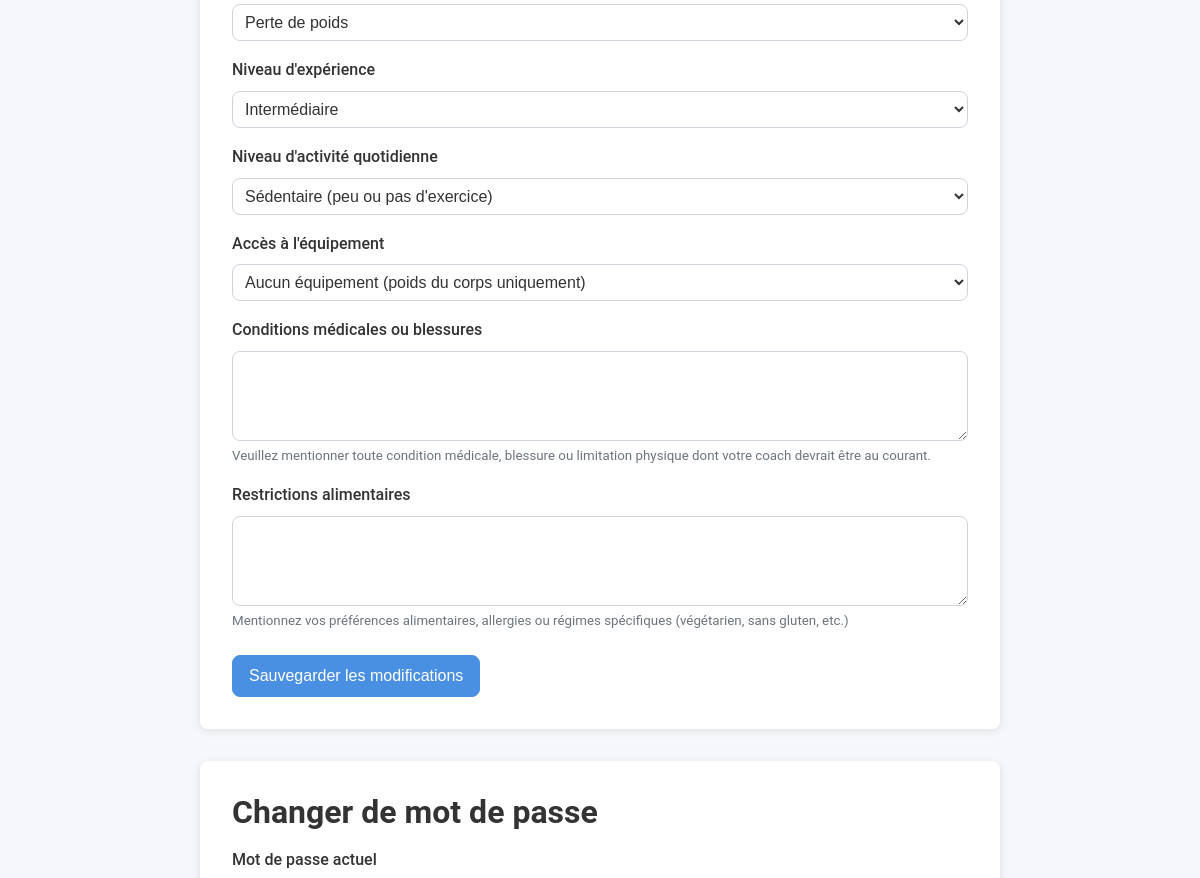
The app's page /profile (signed in, middle part), older data.
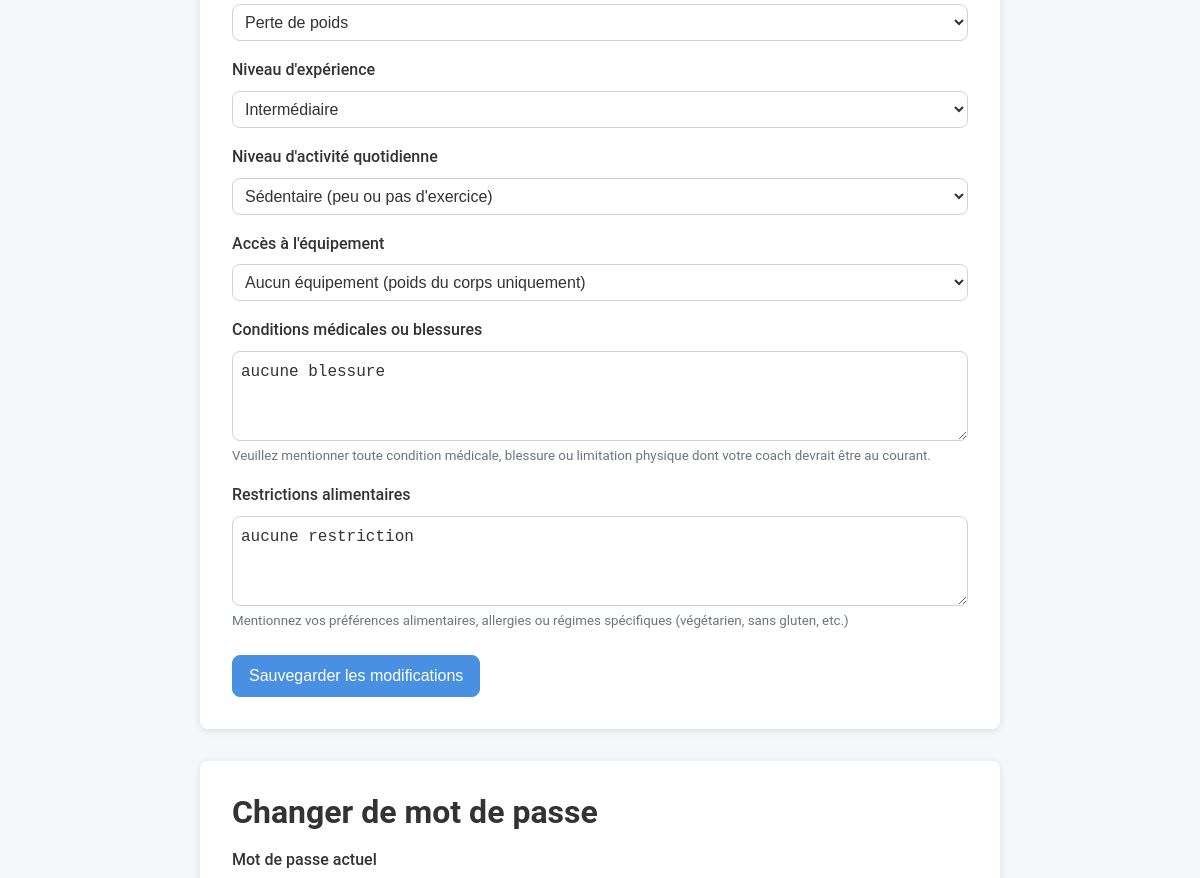
The same page, newer data.
### models/user.py (models this page shows, shortened)
class User(UserMixin, db.Model):
    id = db.Column(db.Integer, primary_key=True)
    username = db.Column(db.String(64), unique=True, nullable=False)
    email = db.Column(db.String(120), unique=True, nullable=False)
    password_hash = db.Column(db.String(128), nullable=False)
    age = db.Column(db.Integer)
    height = db.Column(db.Float)  # en cm
    weight = db.Column(db.Float)  # en kg
    gender = db.Column(db.String(20))
    fitness_level = db.Column(db.String(20))  # débutant, intermédiaire, avancé
    fitness_goal = db.Column(db.String(100))
    activity_level = db.Column(db.String(20))  # sédentaire, modéré, actif, très actif
    equipment_access = db.Column(db.String(100))
    medical_conditions = db.Column(db.Text)
    dietary_restrictions = db.Column(db.Text)
    conversations = db.relationship('Conversation', backref='user', lazy='dynamic')
    workout_plans = db.relationship('WorkoutPlan', backref='user', lazy='dynamic')
    nutrition_plans = db.relationship('NutritionPlan', backref='user', lazy='dynamic')
    created_at = db.Column(db.DateTime, default=datetime.utcnow)
    updated_at = db.Column(db.DateTime, default=datetime.utcnow, onupdate=datetime.utcnow)

### app.py (the view)
@app.route('/profile')
@login_required
def profile():
    return render_template('profile.html')

### app.py (called while the page is built)
@login_manager.user_loader
def load_user(user_id):
    return User.query.get(int(user_id))

@app.context_processor
def inject_now():
    return {'now': datetime.utcnow()}

### templates/profile.html (shortened to what this page needs)
{% extends 'base.html' %}
{% block content %}
<div class="profile-container">
    <div class="profile-section">
        <form method="POST" action="{{ url_for('update_profile') }}">
            <div class="form-group">
                <select id="fitness_goal" name="fitness_goal">
                    <option value="perte_de_poids" {% if current_user.fitness_goal == 'perte_de_poids' %}selected{% endif %}>Perte de poids</option>
                </select>
            </div>
            <div class="form-group">
                <label for="fitness_level">Niveau d'expérience</label>
                <select id="fitness_level" name="fitness_level">
                    <option value="intermediaire" {% if current_user.fitness_level == 'intermediaire' %}selected{% endif %}>Intermédiaire</option>
                </select>
            </div>
            <div class="form-group">
                <label for="activity_level">Niveau d'activité quotidienne</label>
                <select id="activity_level" name="activity_level">
                    <option value="sedentaire" {% if current_user.activity_level == 'sedentaire' %}selected{% endif %}>Sédentaire (peu ou pas d'exercice)</option>
                </select>
            </div>
            <div class="form-group">
                <label for="equipment_access">Accès à l'équipement</label>
                <select id="equipment_access" name="equipment_access">
                    <option value="aucun" {% if current_user.equipment_access == 'aucun' %}selected{% endif %}>Aucun équipement (poids du corps uniquement)</option>
                </select>
            </div>
            <div class="form-group">
                <label for="medical_conditions">Conditions médicales ou blessures</label>
                <textarea id="medical_conditions" name="medical_conditions" rows="3">{{ current_user.medical_conditions or '' }}</textarea>
                <small>Veuillez mentionner toute condition médicale, blessure ou limitation physique dont votre coach devrait être au courant.</small>
            </div>
            <div class="form-group">
                <label for="dietary_restrictions">Restrictions alimentaires</label>
                <textarea id="dietary_restrictions" name="dietary_restrictions" rows="3">{{ current_user.dietary_restrictions or '' }}</textarea>
                <small>Mentionnez vos préférences alimentaires, allergies ou régimes spécifiques (végétarien, sans gluten, etc.)</small>
            </div>
            <div class="form-actions">
                <button type="submit" class="btn btn-primary">Sauvegarder les modifications</button>
            </div>
        </form>
    </div>
    <div class="profile-section">
        <h2>Changer de mot de passe</h2>
        <form method="POST" action="{{ url_for('change_password') }}">
            <div class="form-group">
                <label for="current_password">Mot de passe actuel</label>
            </div>
        </form>
    </div>
</div>
{% endblock %}

### templates/base.html (shortened to what this page needs)
<!DOCTYPE html>
<html lang="fr">
<head>
    <link rel="stylesheet" href="https://cdnjs.cloudflare.com/ajax/libs/font-awesome/6.4.0/css/all.min.css">
    <link rel="stylesheet" href="{{ url_for('static', filename='css/main.css') }}">
</head>
<body>
    <main class="container">
        {% block content %}{% endblock %}
    </main>
</body>
</html>

### static/css/main.css (style rules this page uses)
:root { --primary-color: #4a90e2; --primary-dark: #3a7bc8; --primary-light: #6ba5e9; --secondary-color: #6c757d; --success-color: #28a745; --danger-color: #dc3545; --warning-color: #ffc107; --info-color: #17a2b8; --dark-color: #343a40; --light-color: #f8f9fa; --body-bg: #f5f7fa; --body-color: #333; --font-main: 'Roboto', -apple-system, BlinkMacSystemFont, 'Segoe UI', Oxygen, Ubuntu, Cantarell, sans-serif; --border-radius: 8px; --box-shadow: 0 2px 8px rgba(0, 0, 0, 0.1); }
* { margin: 0; padding: 0; box-sizing: border-box; }
body { font-family: var(--font-main); font-size: 16px; line-height: 1.6; color: var(--body-color); background-color: var(--body-bg); min-height: 100vh; display: flex; flex-direction: column; }
h1, h2, h3, h4, h5, h6 { margin-bottom: 1rem; font-weight: 700; line-height: 1.2; }
h2 { font-size: 2rem; }
main { flex: 1; padding: a2rem 1rem; max-width: 1280px; width: 100%; margin: 0 auto; }
.btn { display: inline-block; font-weight: 500; text-align: center; white-space: nowrap; vertical-align: middle; user-select: none; border: 1px solid transparent; padding: 0.5rem 1rem; font-size: 1rem; line-height: 1.5; border-radius: var(--border-radius); transition: all 0.2s ease-in-out; cursor: pointer; }
.btn-primary { color: white; background-color: var(--primary-color); border-color: var(--primary-color); }
.form-group { margin-bottom: 1rem; }
.form-group label { display: block; margin-bottom: 0.5rem; font-weight: 500; }
input[type="text"], input[type="email"], input[type="password"], input[type="number"], input[type="date"], textarea, select { display: block; width: 100%; padding: 0.5rem; font-size: 1rem; line-height: 1.5; color: var(--body-color); background-color: white; border: 1px solid #ced4da; border-radius: var(--border-radius); transition: border-color 0.15s ease-in-out, box-shadow 0.15s ease-in-out; }
.form-actions { margin-top: 1.5rem; }
small { display: block; margin-top: 0.25rem; color: var(--secondary-color); }
.profile-container { max-width: 800px; margin: 0 auto; }
.profile-section { background-color: white; border-radius: var(--border-radius); padding: 2rem; margin-bottom: 2rem; box-shadow: var(--box-shadow); }

### templates/base.html (style rules this page uses)
.container { width: 100%; max-width: 1280px; margin: auto; padding: 1rem; }
main { padding: 2rem 0; }

Row changes from the older to the newer data that the page shows:
changed User "Perte de poids": medical_conditions (not shown) → "aucune blessure"; dietary_restrictions (not shown) → "aucune restriction"
